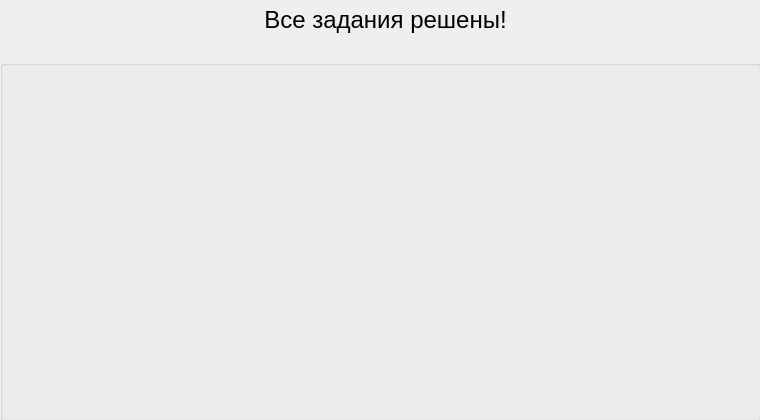
<?xml version="1.0" encoding="UTF-8"?>
<ui version="4.0">
 <class>Dialog</class>
 <widget class="QDialog" name="Dialog">
  <property name="geometry">
   <rect>
    <x>0</x>
    <y>0</y>
    <width>760</width>
    <height>420</height>
   </rect>
  </property>
  <property name="minimumSize">
   <size>
    <width>760</width>
    <height>420</height>
   </size>
  </property>
  <property name="maximumSize">
   <size>
    <width>760</width>
    <height>420</height>
   </size>
  </property>
  <property name="windowTitle">
   <string>Dialog</string>
  </property>
  <widget class="QLabel" name="label">
   <property name="geometry">
    <rect>
     <x>20</x>
     <y>0</y>
     <width>731</width>
     <height>41</height>
    </rect>
   </property>
   <property name="font">
    <font>
     <pointsize>18</pointsize>
    </font>
   </property>
   <property name="text">
    <string>&lt;html&gt;&lt;head/&gt;&lt;body&gt;&lt;p&gt;Все задания решены!&lt;/p&gt;&lt;/body&gt;&lt;/html&gt;</string>
   </property>
   <property name="alignment">
    <set>Qt::AlignCenter</set>
   </property>
  </widget>
  <widget class="QGroupBox" name="groupBox">
   <property name="geometry">
    <rect>
     <x>0</x>
     <y>60</y>
     <width>761</width>
     <height>361</height>
    </rect>
   </property>
   <property name="title">
    <string/>
   </property>
   <widget class="QLabel" name="fin_img_label">
    <property name="geometry">
     <rect>
      <x>252</x>
      <y>52</y>
      <width>256</width>
      <height>256</height>
     </rect>
    </property>
    <property name="layoutDirection">
     <enum>Qt::LeftToRight</enum>
    </property>
    <property name="text">
     <string/>
    </property>
    <property name="pixmap">
     <pixmap resource="../etc/res.qrc">:/newPrefix/my_ok_x256.png</pixmap>
    </property>
   </widget>
  </widget>
 </widget>
 <resources>
  <include location="../etc/res.qrc"/>
 </resources>
 <connections/>
</ui>
